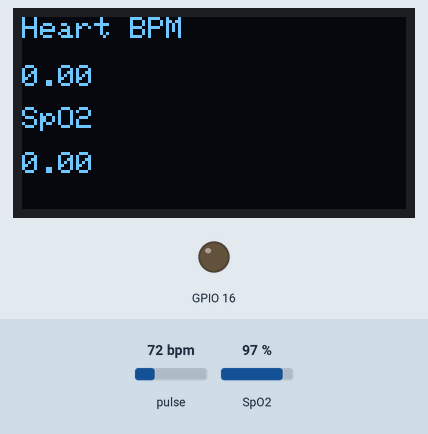
The sketch below on a simulated ESP8266 (NodeMCU). On the bench: 128×64 one-colour display, output pins drawn as LEDs (lit = HIGH). Inputs (shaded band) come from the test bench; at power-on: pulse 72 bpm, SpO2 97 %. WiFi joins after 1.5 s; servers stay silent unless stated; what the sketch prints to the serial monitor is not drawn.

Above: at 3.2 s.
3.3 s: pulse set to 42 bpm
At 5.8 s:
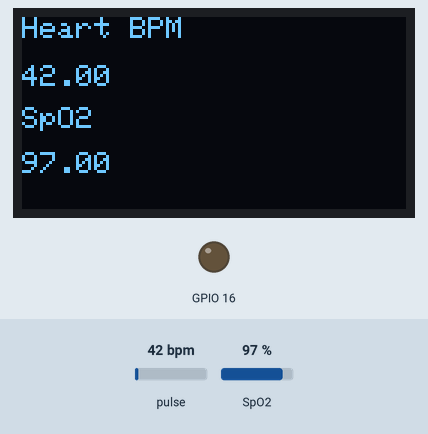
7.8 s: pulse set to 70 bpm
At 11.1 s:
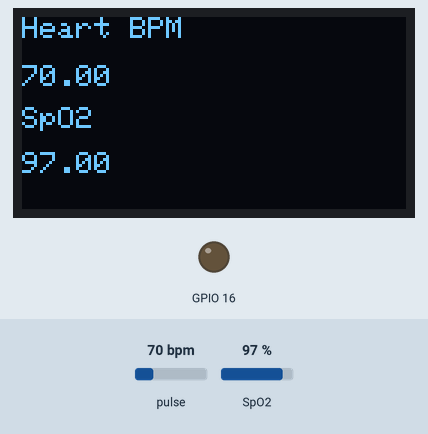
11.2 s: SpO2 set to 80 %
At 12.9 s:
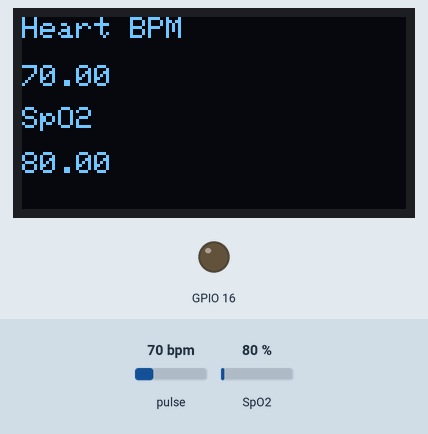
14.6 s: SpO2 set to 85 %
Timing chart, 0 to 17.6 s (numbered marks = the images above; inputs shaded):
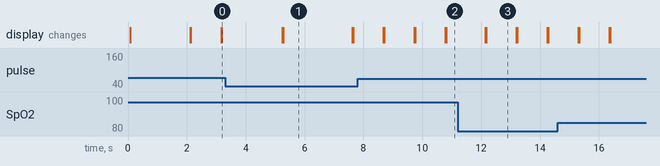

The sketch:

max30100_getout.ino
```cpp
#include <Wire.h>
#include <ESP8266WiFi.h>
#include <FirebaseESP8266.h>
#include "Adafruit_GFX.h"
#include "OakOLED.h"
#include "MAX30100_PulseOximeter.h"

#define REPORTING_PERIOD_MS 1000
#define FIREBASE_REPORTING_PERIOD_MS 5000 // Report to Firebase every 5 seconds

OakOLED oled;

char ssid[] = "strathmore";                  // Your WiFi credentials
char pass[] = "5trathm0re";

PulseOximeter pox;
float BPM = 0;
float SpO2 = 0;
uint32_t tsLastReport = 0;
uint32_t tsLastFirebaseReport = 0;

FirebaseData firebaseData; // Global FirebaseData object

#define FIREBASE_HOST "afifit-4328c-default-rtdb.firebaseio.com"
#define FIREBASE_AUTH "AIzaSyCo-Adyp0GX2-FBXP_zWa2lpOLyGaUOdx0"

const unsigned char bitmap[] PROGMEM =
{
    // Bitmap data here
};

void onBeatDetected()
{
    Serial.println("Beat Detected!");
    oled.drawBitmap(60, 20, bitmap, 28, 28, 1);
    oled.display();
}

void setup()
{
    Serial.begin(115200);
    oled.begin();
    oled.clearDisplay();
    oled.setTextSize(1);
    oled.setTextColor(1);
    oled.setCursor(0, 0);

    oled.println("Initializing pulse oximeter..");
    oled.display();

    pinMode(16, OUTPUT);

    Serial.print("Initializing Pulse Oximeter..");

    if (!pox.begin())
    {
        Serial.println("FAILED");
        oled.clearDisplay();
        oled.setTextSize(1);
        oled.setTextColor(1);
        oled.setCursor(0, 0);
        oled.println("FAILED");
        oled.display();
        for (;;);
    }
    else
    {
        oled.clearDisplay();
        oled.setTextSize(1);
        oled.setTextColor(1);
        oled.setCursor(0, 0);
        oled.println("SUCCESS");
        oled.display();
        Serial.println("SUCCESS");
        pox.setOnBeatDetectedCallback(onBeatDetected);
    }

    // Initialize WiFi
    WiFi.begin(ssid, pass);
    while (WiFi.status() != WL_CONNECTED)
    {
        delay(1000);
        Serial.println("Connecting to WiFi...");
    }
    Serial.println("Connected to WiFi");

    // Initialize Firebase
    Firebase.begin(FIREBASE_HOST, FIREBASE_AUTH);
    Firebase.reconnectWiFi(true); // Ensure WiFi reconnects on disconnection

    // Set the default current for the IR LED (optional)
    pox.setIRLedCurrent(MAX30100_LED_CURR_7_6MA);
}

void loop()
{
    pox.update();

    BPM = pox.getHeartRate();
    SpO2 = pox.getSpO2();

    // Debugging to check if the sensor values are being read
    Serial.print("Debug - Heart rate: ");
    Serial.print(BPM);
    Serial.print(" bpm / SpO2: ");
    Serial.println(SpO2);

    if (millis() - tsLastReport > REPORTING_PERIOD_MS)
    {
        tsLastReport = millis(); // Reset report timer

        Serial.print("Heart rate:");
        Serial.print(BPM);
        Serial.print(" bpm / SpO2:");
        Serial.print(SpO2);
        Serial.println(" %");

        oled.clearDisplay();
        oled.setTextSize(1);
        oled.setTextColor(1);
        oled.setCursor(0, 16);
        oled.println(BPM);

        oled.setTextSize(1);
        oled.setTextColor(1);
        oled.setCursor(0, 0);
        oled.println("Heart BPM");

        oled.setTextSize(1);
        oled.setTextColor(1);
        oled.setCursor(0, 30);
        oled.println("SpO2");

        oled.setTextSize(1);
        oled.setTextColor(1);
        oled.setCursor(0, 45);
        oled.println(SpO2);
        oled.display();
    }

    // If it's time to report to Firebase
    if (millis() - tsLastFirebaseReport > FIREBASE_REPORTING_PERIOD_MS)
    {
        tsLastFirebaseReport = millis(); // Reset Firebase report timer

        // Log data to Firebase
        if (Firebase.pushFloat(firebaseData, "/bpm", BPM))
        {
            Serial.println("BPM logged successfully");
        }
        else
        {
            Serial.print("Failed to log BPM: ");
            Serial.println(firebaseData.errorReason());
        }

        if (Firebase.pushFloat(firebaseData, "/spo2", SpO2))
        {
            Serial.println("SpO2 logged successfully");
        }
        else
        {
            Serial.print("Failed to log SpO2: ");
            Serial.println(firebaseData.errorReason());
        }
    }

    // Avoid blocking operations
    delay(1000); // Short delay to prevent WDT reset
}
```

Measured:
- after the input at 7.8 s, the display: first differs from a run without the input after 0.91 s (image 2)
- after the input at 11.2 s, the display: first differs from a run without the input after 0.97 s (image 3)
- what the display in image 1 shows lasts 2.3 s, from 5.3 s to 7.6 s
- what the display in image 3 shows lasts 1.0 s, from 12.2 s to 13.2 s
